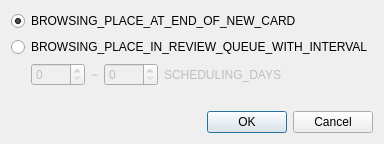
<?xml version="1.0" encoding="UTF-8"?>
<ui version="4.0">
 <class>Dialog</class>
 <widget class="QDialog" name="Dialog">
  <property name="geometry">
   <rect>
    <x>0</x>
    <y>0</y>
    <width>325</width>
    <height>144</height>
   </rect>
  </property>
  <property name="windowTitle">
   <string>BROWSING_RESCHEDULE</string>
  </property>
  <layout class="QVBoxLayout" name="verticalLayout_2">
   <item>
    <widget class="QRadioButton" name="asNew">
     <property name="text">
      <string>BROWSING_PLACE_AT_END_OF_NEW_CARD</string>
     </property>
     <property name="checked">
      <bool>true</bool>
     </property>
    </widget>
   </item>
   <item>
    <widget class="QRadioButton" name="asRev">
     <property name="text">
      <string>BROWSING_PLACE_IN_REVIEW_QUEUE_WITH_INTERVAL</string>
     </property>
    </widget>
   </item>
   <item>
    <widget class="QWidget" name="rangebox" native="true">
     <property name="enabled">
      <bool>false</bool>
     </property>
     <layout class="QVBoxLayout" name="verticalLayout">
      <property name="leftMargin">
       <number>20</number>
      </property>
      <property name="topMargin">
       <number>0</number>
      </property>
      <property name="rightMargin">
       <number>0</number>
      </property>
      <property name="bottomMargin">
       <number>0</number>
      </property>
      <item>
       <layout class="QGridLayout" name="gridLayout">
        <item row="0" column="1">
         <widget class="QLabel" name="label_3">
          <property name="text">
           <string notr="true">~</string>
          </property>
         </widget>
        </item>
        <item row="0" column="0">
         <widget class="QSpinBox" name="min">
          <property name="maximum">
           <number>9999</number>
          </property>
         </widget>
        </item>
        <item row="0" column="2">
         <widget class="QSpinBox" name="max">
          <property name="maximum">
           <number>9999</number>
          </property>
         </widget>
        </item>
        <item row="0" column="3">
         <widget class="QLabel" name="label_4">
          <property name="text">
           <string>SCHEDULING_DAYS</string>
          </property>
         </widget>
        </item>
        <item row="0" column="4">
         <spacer name="horizontalSpacer">
          <property name="orientation">
           <enum>Qt::Horizontal</enum>
          </property>
          <property name="sizeHint" stdset="0">
           <size>
            <width>40</width>
            <height>20</height>
           </size>
          </property>
         </spacer>
        </item>
       </layout>
      </item>
     </layout>
    </widget>
   </item>
   <item>
    <spacer name="verticalSpacer">
     <property name="orientation">
      <enum>Qt::Vertical</enum>
     </property>
     <property name="sizeHint" stdset="0">
      <size>
       <width>20</width>
       <height>40</height>
      </size>
     </property>
    </spacer>
   </item>
   <item>
    <widget class="QDialogButtonBox" name="buttonBox">
     <property name="orientation">
      <enum>Qt::Horizontal</enum>
     </property>
     <property name="standardButtons">
      <set>QDialogButtonBox::Cancel|QDialogButtonBox::Ok</set>
     </property>
    </widget>
   </item>
  </layout>
 </widget>
 <tabstops>
  <tabstop>asNew</tabstop>
  <tabstop>asRev</tabstop>
  <tabstop>min</tabstop>
  <tabstop>max</tabstop>
  <tabstop>buttonBox</tabstop>
 </tabstops>
 <resources/>
 <connections>
  <connection>
   <sender>buttonBox</sender>
   <signal>accepted()</signal>
   <receiver>Dialog</receiver>
   <slot>accept()</slot>
   <hints>
    <hint type="sourcelabel">
     <x>222</x>
     <y>144</y>
    </hint>
    <hint type="destinationlabel">
     <x>157</x>
     <y>157</y>
    </hint>
   </hints>
  </connection>
  <connection>
   <sender>buttonBox</sender>
   <signal>rejected()</signal>
   <receiver>Dialog</receiver>
   <slot>reject()</slot>
   <hints>
    <hint type="sourcelabel">
     <x>222</x>
     <y>150</y>
    </hint>
    <hint type="destinationlabel">
     <x>226</x>
     <y>157</y>
    </hint>
   </hints>
  </connection>
  <connection>
   <sender>asRev</sender>
   <signal>toggled(bool)</signal>
   <receiver>rangebox</receiver>
   <slot>setEnabled(bool)</slot>
   <hints>
    <hint type="sourcelabel">
     <x>30</x>
     <y>40</y>
    </hint>
    <hint type="destinationlabel">
     <x>11</x>
     <y>79</y>
    </hint>
   </hints>
  </connection>
 </connections>
</ui>
